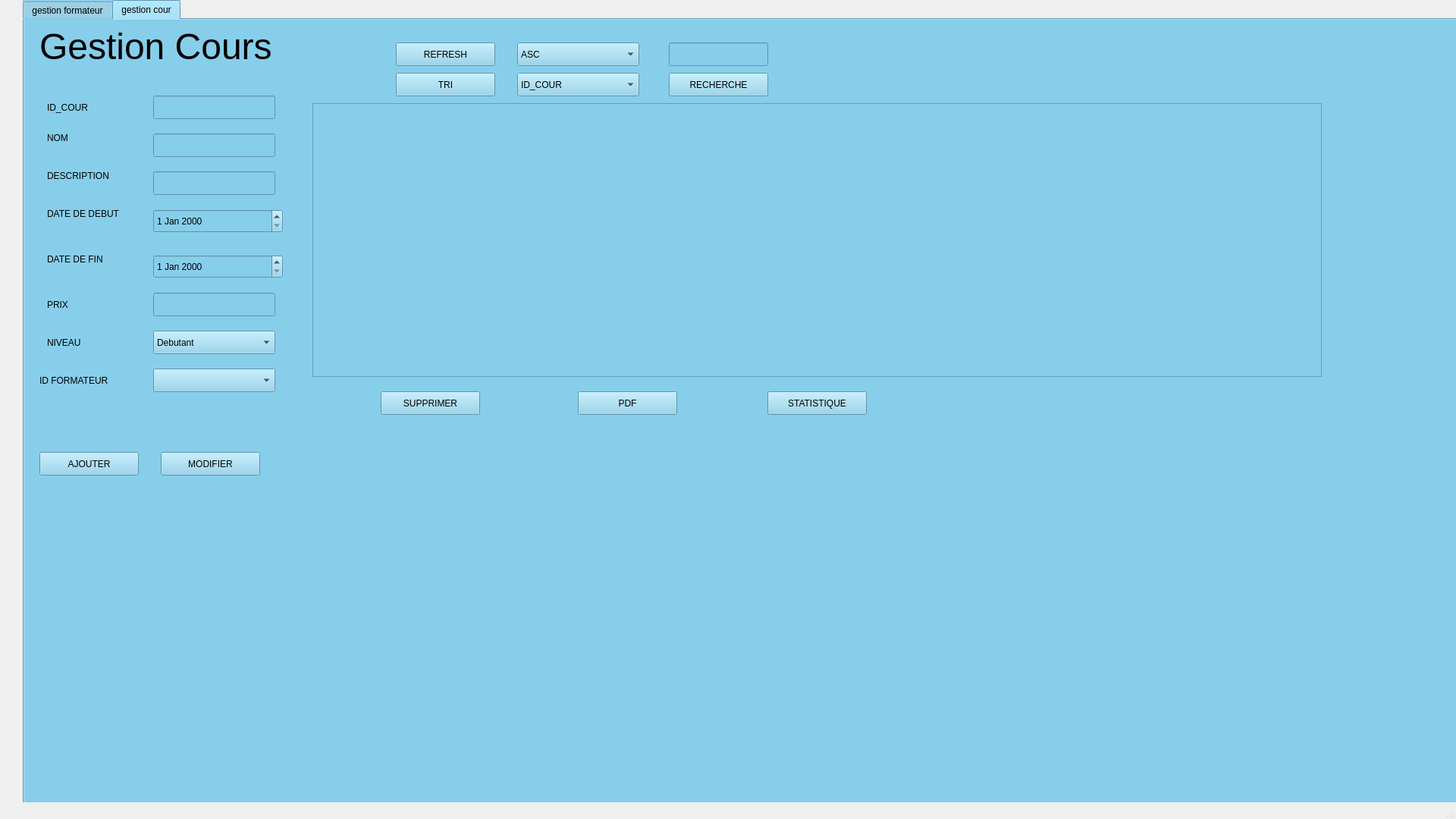
<?xml version="1.0" encoding="UTF-8"?>
<ui version="4.0">
 <class>MainWindow</class>
 <widget class="QMainWindow" name="MainWindow">
  <property name="geometry">
   <rect>
    <x>0</x>
    <y>0</y>
    <width>1920</width>
    <height>1080</height>
   </rect>
  </property>
  <property name="windowTitle">
   <string>MainWindow</string>
  </property>
  <widget class="QWidget" name="centralwidget">
   <widget class="QTabWidget" name="tabWidget">
    <property name="geometry">
     <rect>
      <x>30</x>
      <y>0</y>
      <width>1920</width>
      <height>1080</height>
     </rect>
    </property>
    <property name="styleSheet">
     <string notr="true">background-color:#87CEEB;</string>
    </property>
    <property name="currentIndex">
     <number>1</number>
    </property>
    <widget class="QWidget" name="tab_formateur">
     <attribute name="title">
      <string>gestion formateur</string>
     </attribute>
     <widget class="QLabel" name="label">
      <property name="geometry">
       <rect>
        <x>20</x>
        <y>20</y>
        <width>411</width>
        <height>51</height>
       </rect>
      </property>
      <property name="font">
       <font>
        <pointsize>36</pointsize>
       </font>
      </property>
      <property name="text">
       <string>Gestion formateur</string>
      </property>
     </widget>
     <widget class="QLabel" name="label_2">
      <property name="geometry">
       <rect>
        <x>30</x>
        <y>110</y>
        <width>121</width>
        <height>31</height>
       </rect>
      </property>
      <property name="text">
       <string>ID_FORMATEUR</string>
      </property>
     </widget>
     <widget class="QLineEdit" name="id_formateur">
      <property name="geometry">
       <rect>
        <x>170</x>
        <y>110</y>
        <width>161</width>
        <height>31</height>
       </rect>
      </property>
     </widget>
     <widget class="QLabel" name="label_3">
      <property name="geometry">
       <rect>
        <x>30</x>
        <y>150</y>
        <width>121</width>
        <height>31</height>
       </rect>
      </property>
      <property name="text">
       <string>NOM</string>
      </property>
     </widget>
     <widget class="QLineEdit" name="nom_formateur">
      <property name="geometry">
       <rect>
        <x>170</x>
        <y>160</y>
        <width>161</width>
        <height>31</height>
       </rect>
      </property>
     </widget>
     <widget class="QLabel" name="label_4">
      <property name="geometry">
       <rect>
        <x>30</x>
        <y>200</y>
        <width>121</width>
        <height>31</height>
       </rect>
      </property>
      <property name="text">
       <string>PRENOM</string>
      </property>
     </widget>
     <widget class="QLineEdit" name="prenom_formateur">
      <property name="geometry">
       <rect>
        <x>170</x>
        <y>210</y>
        <width>161</width>
        <height>31</height>
       </rect>
      </property>
     </widget>
     <widget class="QLabel" name="label_5">
      <property name="geometry">
       <rect>
        <x>30</x>
        <y>250</y>
        <width>121</width>
        <height>31</height>
       </rect>
      </property>
      <property name="text">
       <string>CIN</string>
      </property>
     </widget>
     <widget class="QLineEdit" name="cin_formateur">
      <property name="geometry">
       <rect>
        <x>170</x>
        <y>260</y>
        <width>161</width>
        <height>31</height>
       </rect>
      </property>
     </widget>
     <widget class="QLabel" name="label_6">
      <property name="geometry">
       <rect>
        <x>30</x>
        <y>300</y>
        <width>121</width>
        <height>31</height>
       </rect>
      </property>
      <property name="text">
       <string>EMAIL</string>
      </property>
     </widget>
     <widget class="QLineEdit" name="email_formateur">
      <property name="geometry">
       <rect>
        <x>170</x>
        <y>310</y>
        <width>161</width>
        <height>31</height>
       </rect>
      </property>
     </widget>
     <widget class="QLabel" name="label_7">
      <property name="geometry">
       <rect>
        <x>30</x>
        <y>350</y>
        <width>121</width>
        <height>31</height>
       </rect>
      </property>
      <property name="text">
       <string>TELEPHONE</string>
      </property>
     </widget>
     <widget class="QLineEdit" name="telephone_formateur">
      <property name="geometry">
       <rect>
        <x>170</x>
        <y>360</y>
        <width>161</width>
        <height>31</height>
       </rect>
      </property>
     </widget>
     <widget class="QLabel" name="label_8">
      <property name="geometry">
       <rect>
        <x>30</x>
        <y>410</y>
        <width>121</width>
        <height>31</height>
       </rect>
      </property>
      <property name="text">
       <string>SPECIALITE</string>
      </property>
     </widget>
     <widget class="QLabel" name="label_9">
      <property name="geometry">
       <rect>
        <x>30</x>
        <y>460</y>
        <width>121</width>
        <height>31</height>
       </rect>
      </property>
      <property name="text">
       <string>DATE D'EMBAUCHE</string>
      </property>
     </widget>
     <widget class="QDateEdit" name="embauche_formateur">
      <property name="geometry">
       <rect>
        <x>170</x>
        <y>460</y>
        <width>161</width>
        <height>31</height>
       </rect>
      </property>
     </widget>
     <widget class="QComboBox" name="specialite_formateur">
      <property name="geometry">
       <rect>
        <x>170</x>
        <y>410</y>
        <width>161</width>
        <height>31</height>
       </rect>
      </property>
      <item>
       <property name="text">
        <string>AI</string>
       </property>
      </item>
      <item>
       <property name="text">
        <string>DEV</string>
       </property>
      </item>
      <item>
       <property name="text">
        <string>CLOUD</string>
       </property>
      </item>
      <item>
       <property name="text">
        <string>SECURITE</string>
       </property>
      </item>
     </widget>
     <widget class="QTableView" name="tableView_formateur">
      <property name="geometry">
       <rect>
        <x>380</x>
        <y>120</y>
        <width>1331</width>
        <height>361</height>
       </rect>
      </property>
     </widget>
     <widget class="QPushButton" name="ajouter_formateur">
      <property name="geometry">
       <rect>
        <x>50</x>
        <y>520</y>
        <width>131</width>
        <height>31</height>
       </rect>
      </property>
      <property name="text">
       <string>AJOUTER</string>
      </property>
     </widget>
     <widget class="QPushButton" name="modifier_formateur">
      <property name="geometry">
       <rect>
        <x>210</x>
        <y>520</y>
        <width>131</width>
        <height>31</height>
       </rect>
      </property>
      <property name="text">
       <string>MODIFIER</string>
      </property>
     </widget>
     <widget class="QPushButton" name="supprimer_formateur">
      <property name="geometry">
       <rect>
        <x>470</x>
        <y>500</y>
        <width>131</width>
        <height>31</height>
       </rect>
      </property>
      <property name="text">
       <string>SUPPRIMER</string>
      </property>
     </widget>
     <widget class="QPushButton" name="tri_formateur">
      <property name="geometry">
       <rect>
        <x>490</x>
        <y>80</y>
        <width>131</width>
        <height>31</height>
       </rect>
      </property>
      <property name="text">
       <string>TRI</string>
      </property>
     </widget>
     <widget class="QPushButton" name="recherche_formateur">
      <property name="geometry">
       <rect>
        <x>1030</x>
        <y>40</y>
        <width>131</width>
        <height>31</height>
       </rect>
      </property>
      <property name="text">
       <string>RECHERCHE</string>
      </property>
     </widget>
     <widget class="QComboBox" name="choix_formateur">
      <property name="geometry">
       <rect>
        <x>840</x>
        <y>80</y>
        <width>161</width>
        <height>31</height>
       </rect>
      </property>
      <item>
       <property name="text">
        <string>ID_FORMATEUR</string>
       </property>
      </item>
      <item>
       <property name="text">
        <string>NOM</string>
       </property>
      </item>
      <item>
       <property name="text">
        <string>PRENOM</string>
       </property>
      </item>
      <item>
       <property name="text">
        <string>EMAIL</string>
       </property>
      </item>
      <item>
       <property name="text">
        <string>CIN</string>
       </property>
      </item>
      <item>
       <property name="text">
        <string>TELEPHONE</string>
       </property>
      </item>
      <item>
       <property name="text">
        <string>SPECIALITE</string>
       </property>
      </item>
      <item>
       <property name="text">
        <string>DATE_EMBAUCHE</string>
       </property>
      </item>
     </widget>
     <widget class="QPushButton" name="pdf_formateur">
      <property name="geometry">
       <rect>
        <x>730</x>
        <y>500</y>
        <width>131</width>
        <height>31</height>
       </rect>
      </property>
      <property name="text">
       <string>PDF</string>
      </property>
     </widget>
     <widget class="QPushButton" name="stat_formateur">
      <property name="geometry">
       <rect>
        <x>980</x>
        <y>500</y>
        <width>131</width>
        <height>31</height>
       </rect>
      </property>
      <property name="text">
       <string>STATISTIQUE</string>
      </property>
     </widget>
     <widget class="QComboBox" name="ordre_formateur">
      <property name="geometry">
       <rect>
        <x>650</x>
        <y>80</y>
        <width>161</width>
        <height>31</height>
       </rect>
      </property>
      <item>
       <property name="text">
        <string>ASC</string>
       </property>
      </item>
      <item>
       <property name="text">
        <string>DESC</string>
       </property>
      </item>
     </widget>
     <widget class="QLineEdit" name="text_chercher_formateur">
      <property name="geometry">
       <rect>
        <x>1030</x>
        <y>80</y>
        <width>191</width>
        <height>31</height>
       </rect>
      </property>
     </widget>
     <widget class="QPushButton" name="refresh_formateur">
      <property name="geometry">
       <rect>
        <x>490</x>
        <y>30</y>
        <width>131</width>
        <height>31</height>
       </rect>
      </property>
      <property name="text">
       <string>REFRESH</string>
      </property>
     </widget>
    </widget>
    <widget class="QWidget" name="tab_cours">
     <attribute name="title">
      <string>gestion cour</string>
     </attribute>
     <widget class="QComboBox" name="niveau_cour">
      <property name="geometry">
       <rect>
        <x>170</x>
        <y>410</y>
        <width>161</width>
        <height>31</height>
       </rect>
      </property>
      <item>
       <property name="text">
        <string>Debutant</string>
       </property>
      </item>
      <item>
       <property name="text">
        <string>Intermediaire</string>
       </property>
      </item>
      <item>
       <property name="text">
        <string>Avance</string>
       </property>
      </item>
      <item>
       <property name="text">
        <string>Expert</string>
       </property>
      </item>
     </widget>
     <widget class="QLineEdit" name="nom_cour">
      <property name="geometry">
       <rect>
        <x>170</x>
        <y>150</y>
        <width>161</width>
        <height>31</height>
       </rect>
      </property>
     </widget>
     <widget class="QPushButton" name="pdf_cour">
      <property name="geometry">
       <rect>
        <x>730</x>
        <y>490</y>
        <width>131</width>
        <height>31</height>
       </rect>
      </property>
      <property name="text">
       <string>PDF</string>
      </property>
     </widget>
     <widget class="QLabel" name="label_19">
      <property name="geometry">
       <rect>
        <x>20</x>
        <y>10</y>
        <width>411</width>
        <height>51</height>
       </rect>
      </property>
      <property name="font">
       <font>
        <pointsize>36</pointsize>
       </font>
      </property>
      <property name="text">
       <string>Gestion Cours</string>
      </property>
     </widget>
     <widget class="QLabel" name="label_20">
      <property name="geometry">
       <rect>
        <x>30</x>
        <y>100</y>
        <width>121</width>
        <height>31</height>
       </rect>
      </property>
      <property name="text">
       <string>ID_COUR</string>
      </property>
     </widget>
     <widget class="QLabel" name="label_21">
      <property name="geometry">
       <rect>
        <x>30</x>
        <y>360</y>
        <width>121</width>
        <height>31</height>
       </rect>
      </property>
      <property name="text">
       <string>PRIX</string>
      </property>
     </widget>
     <widget class="QPushButton" name="statistique_cour">
      <property name="geometry">
       <rect>
        <x>980</x>
        <y>490</y>
        <width>131</width>
        <height>31</height>
       </rect>
      </property>
      <property name="text">
       <string>STATISTIQUE</string>
      </property>
     </widget>
     <widget class="QLabel" name="niveau_cour_3">
      <property name="geometry">
       <rect>
        <x>30</x>
        <y>410</y>
        <width>121</width>
        <height>31</height>
       </rect>
      </property>
      <property name="text">
       <string>NIVEAU</string>
      </property>
     </widget>
     <widget class="QLabel" name="label_23">
      <property name="geometry">
       <rect>
        <x>30</x>
        <y>240</y>
        <width>121</width>
        <height>31</height>
       </rect>
      </property>
      <property name="text">
       <string>DATE DE DEBUT</string>
      </property>
     </widget>
     <widget class="QPushButton" name="recherche_cour">
      <property name="geometry">
       <rect>
        <x>850</x>
        <y>70</y>
        <width>131</width>
        <height>31</height>
       </rect>
      </property>
      <property name="text">
       <string>RECHERCHE</string>
      </property>
     </widget>
     <widget class="QPushButton" name="tri_cour">
      <property name="geometry">
       <rect>
        <x>490</x>
        <y>70</y>
        <width>131</width>
        <height>31</height>
       </rect>
      </property>
      <property name="text">
       <string>TRI</string>
      </property>
     </widget>
     <widget class="QLineEdit" name="id_cour">
      <property name="geometry">
       <rect>
        <x>170</x>
        <y>100</y>
        <width>161</width>
        <height>31</height>
       </rect>
      </property>
     </widget>
     <widget class="QPushButton" name="supprimer_cour">
      <property name="geometry">
       <rect>
        <x>470</x>
        <y>490</y>
        <width>131</width>
        <height>31</height>
       </rect>
      </property>
      <property name="text">
       <string>SUPPRIMER</string>
      </property>
     </widget>
     <widget class="QLabel" name="label_24">
      <property name="geometry">
       <rect>
        <x>30</x>
        <y>190</y>
        <width>121</width>
        <height>31</height>
       </rect>
      </property>
      <property name="text">
       <string>DESCRIPTION</string>
      </property>
     </widget>
     <widget class="QLabel" name="label_25">
      <property name="geometry">
       <rect>
        <x>30</x>
        <y>140</y>
        <width>121</width>
        <height>31</height>
       </rect>
      </property>
      <property name="text">
       <string>NOM</string>
      </property>
     </widget>
     <widget class="QLineEdit" name="description_cour">
      <property name="geometry">
       <rect>
        <x>170</x>
        <y>200</y>
        <width>161</width>
        <height>31</height>
       </rect>
      </property>
     </widget>
     <widget class="QLabel" name="label_26">
      <property name="geometry">
       <rect>
        <x>30</x>
        <y>300</y>
        <width>121</width>
        <height>31</height>
       </rect>
      </property>
      <property name="text">
       <string>DATE DE FIN</string>
      </property>
     </widget>
     <widget class="QPushButton" name="ajouter_cour">
      <property name="geometry">
       <rect>
        <x>20</x>
        <y>570</y>
        <width>131</width>
        <height>31</height>
       </rect>
      </property>
      <property name="text">
       <string>AJOUTER</string>
      </property>
     </widget>
     <widget class="QTableView" name="tableView_cour">
      <property name="geometry">
       <rect>
        <x>380</x>
        <y>110</y>
        <width>1331</width>
        <height>361</height>
       </rect>
      </property>
     </widget>
     <widget class="QComboBox" name="choix_cour">
      <property name="geometry">
       <rect>
        <x>650</x>
        <y>70</y>
        <width>161</width>
        <height>31</height>
       </rect>
      </property>
      <item>
       <property name="text">
        <string>ID_COUR</string>
       </property>
      </item>
      <item>
       <property name="text">
        <string>NOM</string>
       </property>
      </item>
      <item>
       <property name="text">
        <string>DESCRIPTION</string>
       </property>
      </item>
      <item>
       <property name="text">
        <string>DATE_DEBUT</string>
       </property>
      </item>
      <item>
       <property name="text">
        <string>DATE_FIN</string>
       </property>
      </item>
      <item>
       <property name="text">
        <string>PRIX</string>
       </property>
      </item>
      <item>
       <property name="text">
        <string>NIVEAU</string>
       </property>
      </item>
      <item>
       <property name="text">
        <string>ID_FORMATEUR</string>
       </property>
      </item>
     </widget>
     <widget class="QPushButton" name="modifier_cour">
      <property name="geometry">
       <rect>
        <x>180</x>
        <y>570</y>
        <width>131</width>
        <height>31</height>
       </rect>
      </property>
      <property name="text">
       <string>MODIFIER</string>
      </property>
     </widget>
     <widget class="QComboBox" name="id_formateur_cour">
      <property name="geometry">
       <rect>
        <x>170</x>
        <y>460</y>
        <width>161</width>
        <height>31</height>
       </rect>
      </property>
     </widget>
     <widget class="QLabel" name="label_29">
      <property name="geometry">
       <rect>
        <x>20</x>
        <y>460</y>
        <width>121</width>
        <height>31</height>
       </rect>
      </property>
      <property name="text">
       <string>ID FORMATEUR</string>
      </property>
     </widget>
     <widget class="QLineEdit" name="prix_cour">
      <property name="geometry">
       <rect>
        <x>170</x>
        <y>360</y>
        <width>161</width>
        <height>31</height>
       </rect>
      </property>
     </widget>
     <widget class="QDateEdit" name="fin_cour">
      <property name="geometry">
       <rect>
        <x>170</x>
        <y>310</y>
        <width>171</width>
        <height>31</height>
       </rect>
      </property>
     </widget>
     <widget class="QDateEdit" name="debut_cour">
      <property name="geometry">
       <rect>
        <x>170</x>
        <y>250</y>
        <width>171</width>
        <height>31</height>
       </rect>
      </property>
     </widget>
     <widget class="QPushButton" name="refresh_cour">
      <property name="geometry">
       <rect>
        <x>490</x>
        <y>30</y>
        <width>131</width>
        <height>31</height>
       </rect>
      </property>
      <property name="text">
       <string>REFRESH</string>
      </property>
     </widget>
     <widget class="QComboBox" name="ordre_cour">
      <property name="geometry">
       <rect>
        <x>650</x>
        <y>30</y>
        <width>161</width>
        <height>31</height>
       </rect>
      </property>
      <item>
       <property name="text">
        <string>ASC</string>
       </property>
      </item>
      <item>
       <property name="text">
        <string>DESC</string>
       </property>
      </item>
     </widget>
     <widget class="QLineEdit" name="chercher_text_cour">
      <property name="geometry">
       <rect>
        <x>850</x>
        <y>30</y>
        <width>131</width>
        <height>31</height>
       </rect>
      </property>
     </widget>
    </widget>
   </widget>
  </widget>
  <widget class="QMenuBar" name="menubar">
   <property name="geometry">
    <rect>
     <x>0</x>
     <y>0</y>
     <width>1920</width>
     <height>17</height>
    </rect>
   </property>
  </widget>
  <widget class="QStatusBar" name="statusbar"/>
 </widget>
 <resources/>
 <connections/>
</ui>
